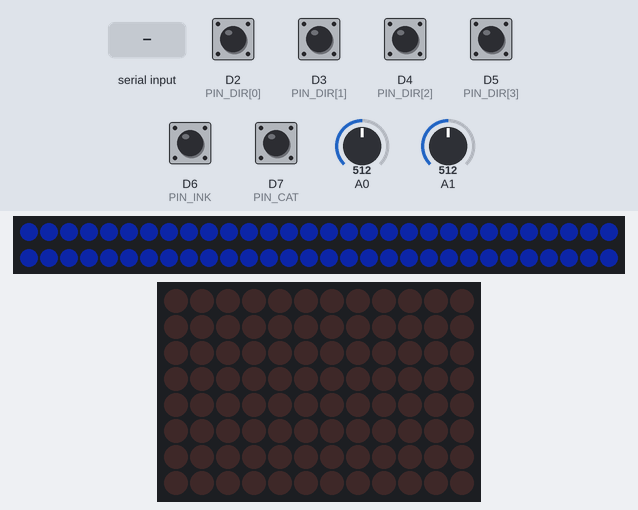
Bench run of a sketch on a simulated Arduino Uno R4 WiFi. On the bench: 60 RGB LEDs in strip order, left to right, continuing on the next row, 12×8 LED matrix. The inputs (shaded band) are chosen by the test bench; at power-on: D2 (PIN_DIR[0]), D3 (PIN_DIR[1]), D4 (PIN_DIR[2]), D5 (PIN_DIR[3]), D6 (PIN_INK), D7 (PIN_CAT) HIGH, A0 = 512, A1 = 512 (analog values on the 0–1023 scale). Dim RGB values are drawn brighter than linear; what the sketch prints to the serial monitor is not drawn.

Above: at 1.2 s.
1.3 s: "P\n" received over Serial
3.6 s: "C,1\n" received over Serial
At 3.8 s:
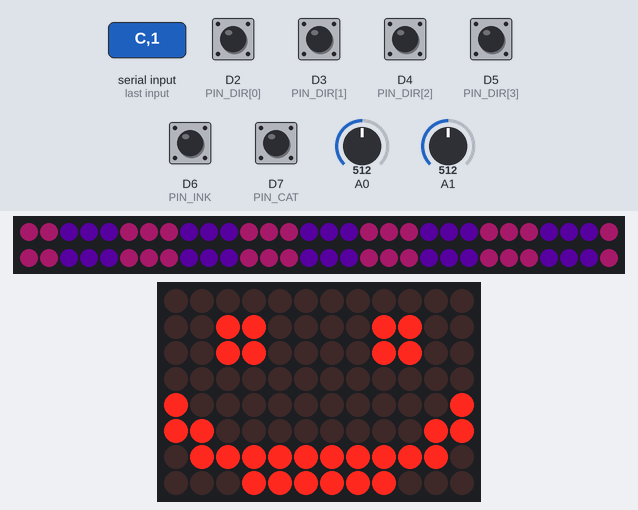
5.3 s: "F,g\n" received over Serial
At 5.48 s:
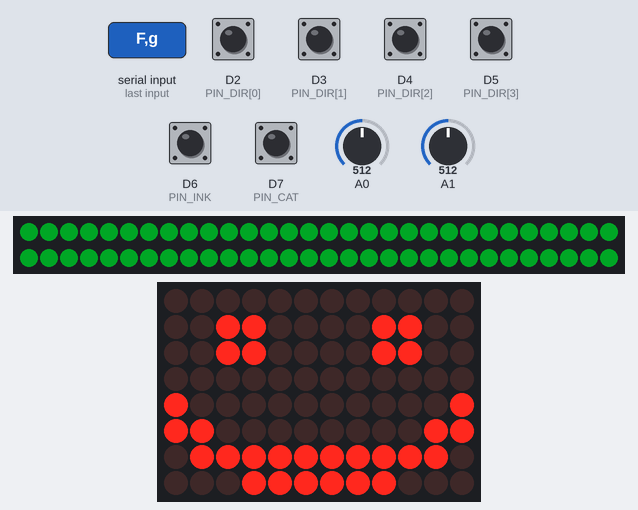
6.8 s: "F,r\n" received over Serial
At 6.98 s:
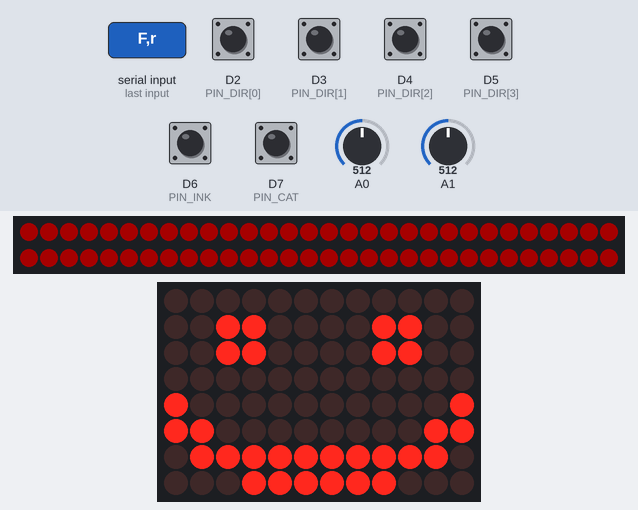
8.3 s: "C,0\n" received over Serial
At 8.9 s:
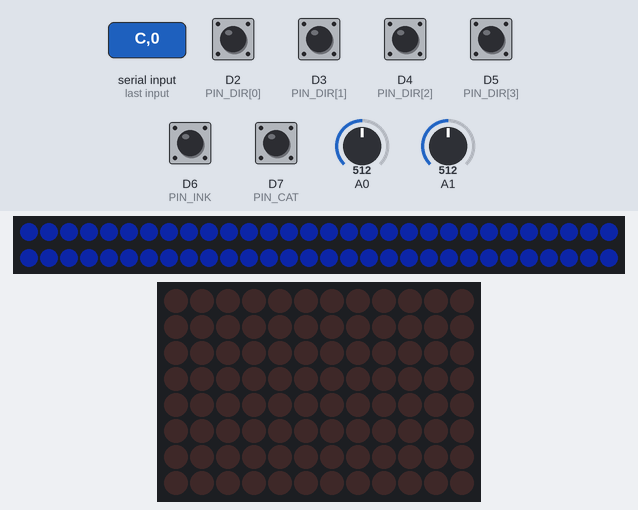
9.8 s: "F,g\n" received over Serial
At 9.99 s:
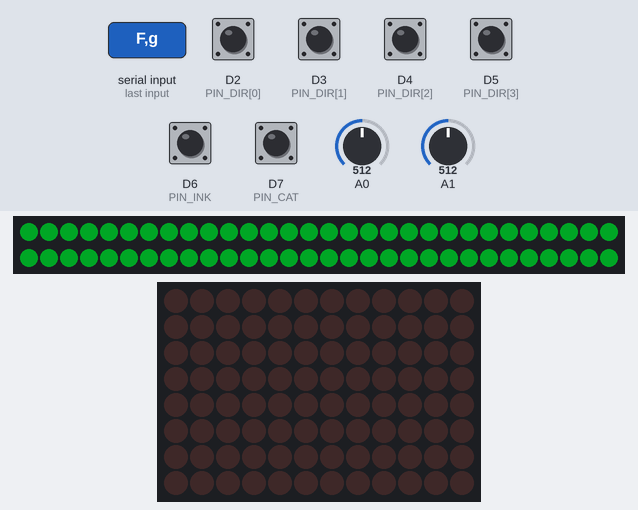
Timing chart, 0 to 12.6 s (numbered marks = the images above; inputs shaded):
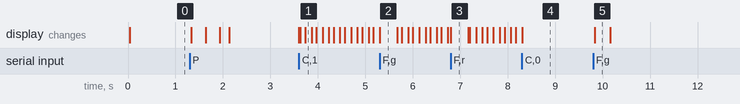

Measured:
- after the input at 3.6 s, the display: first changes at once (image 1 shows a later state)
- after the input at 8.3 s, the display: changes at once (image 4)

The sketch:

cabinet.ino
```cpp
// Kami cabinet — Arduino UNO R4 WiFi
// Wiring + protocol: docs/hardware.md
// Build profile: sketch.yaml; compile and native checks: scripts/checkHardware.sh.

#include <Adafruit_NeoPixel.h>
#include "Arduino_LED_Matrix.h"
#include "input.h"

const uint16_t N_PX = 60;               // only the first 60 px of the 300 px strip
const uint8_t PIN_DIR[4] = {2, 3, 4, 5};  // left, right, up, down  (LOW = pressed)
const uint8_t PIN_INK = 6, PIN_CAT = 7, PIN_STRIP = 8;
const float   ALPHA = 0.2f;             // knob smoothing: lower = smoother, laggier
const uint8_t STRIP_BRIGHTNESS = 40;    // power budget — see docs/hardware.md §4
const uint32_t FLASH_MS = 350;
const uint32_t STRIPE_STEP_MS = 120;
const uint8_t STRIPE_PERIOD = 6;
const uint32_t PULSE_MS = 800;
const int PULSE_LENGTH = 6;
const uint32_t SEND_EVERY_MS = 20;      // 50 Hz
const uint32_t SHOW_EVERY_MS = 33;      // 30 Hz

Adafruit_NeoPixel strip(N_PX, PIN_STRIP, NEO_GRB + NEO_KHZ800);
ArduinoLEDMatrix matrix;

uint8_t GRIN[8][12] = {
  {0,0,0,0,0,0,0,0,0,0,0,0},
  {0,0,1,1,0,0,0,0,1,1,0,0},
  {0,0,1,1,0,0,0,0,1,1,0,0},
  {0,0,0,0,0,0,0,0,0,0,0,0},
  {1,0,0,0,0,0,0,0,0,0,0,1},
  {1,1,0,0,0,0,0,0,0,0,1,1},
  {0,1,1,1,1,1,1,1,1,1,1,0},
  {0,0,0,1,1,1,1,1,1,0,0,0}
};
uint8_t BLANK[8][12] = {{0}};

float px = 0, py = 0;
int   inkPct = 100;
bool  catOn = false, catShown = false;
uint32_t pulseStart = 0, flashUntil = 0, flashColor = 0;
uint32_t lastSend = 0, lastShow = 0;
DebouncedButton directions[4], inkButton, catButton;
FeedbackLine feedbackLine;

void setup() {
  Serial.begin(115200);
  for (uint8_t i = 0; i < 4; i++) pinMode(PIN_DIR[i], INPUT_PULLUP);
  pinMode(PIN_INK, INPUT_PULLUP);
  pinMode(PIN_CAT, INPUT_PULLUP);
  analogReadResolution(12);
  px = analogRead(A0);
  py = analogRead(A1);
  strip.begin();
  strip.setBrightness(STRIP_BRIGHTNESS);
  strip.show();
  matrix.begin();
  matrix.renderBitmap(BLANK, 8, 12);
}

void handleLine(const char* line) {
  Feedback feedback;
  if (!parseFeedback(line, feedback)) return;
  switch (feedback.kind) {
    case FeedbackKind::Ink:
      inkPct = feedback.value;
      break;
    case FeedbackKind::Cat:
      catOn = feedback.value != 0;
      break;
    case FeedbackKind::Pulse:
      pulseStart = millis();
      break;
    case FeedbackKind::Flash:
      flashColor = feedback.value ? strip.Color(0, 255, 60) : strip.Color(255, 0, 0);
      flashUntil = millis() + FLASH_MS;
      break;
  }
}

void readSerial() {
  while (Serial.available()) {
    if (feedbackLine.push(Serial.read())) handleLine(feedbackLine.text());
  }
}

void render(uint32_t now) {
  if (now < flashUntil) {
    strip.fill(flashColor);
  } else if (catOn) {                   // Cheshire stripes, crawling
    uint8_t phase = (now / STRIPE_STEP_MS) % STRIPE_PERIOD;
    for (uint16_t i = 0; i < N_PX; i++)
      strip.setPixelColor(i, ((i + phase) % STRIPE_PERIOD < STRIPE_PERIOD / 2) ? strip.Color(255, 40, 160) : strip.Color(110, 0, 200));
  } else {                              // ink meter
    uint16_t lit = (uint32_t)N_PX * inkPct / 100;
    for (uint16_t i = 0; i < N_PX; i++)
      strip.setPixelColor(i, i < lit ? strip.Color(20, 60, 255) : 0);
  }
  if (pulseStart && now - pulseStart < PULSE_MS) {      // fall pulse: white blob runs the strip
    int head = (int)((now - pulseStart) * N_PX / PULSE_MS);
    for (int k = 0; k < PULSE_LENGTH; k++) if (head - k >= 0 && head - k < N_PX) strip.setPixelColor(head - k, strip.Color(255, 255, 255));
  } else pulseStart = 0;
  strip.show();

  if (catOn != catShown) {
    if (catOn) matrix.renderBitmap(GRIN, 8, 12); else matrix.renderBitmap(BLANK, 8, 12);
    catShown = catOn;
  }
}

void loop() {
  readSerial();
  uint32_t now = millis();

  px += ALPHA * (analogRead(A0) - px);
  py += ALPHA * (analogRead(A1) - py);

  uint8_t dir = 0;
  for (uint8_t i = 0; i < 4; i++)
    if (directions[i].sample(digitalRead(PIN_DIR[i]) == LOW, now)) dir |= (1 << i);
  const bool inkHeld = inkButton.sample(digitalRead(PIN_INK) == LOW, now);
  const bool catHeld = catButton.sample(digitalRead(PIN_CAT) == LOW, now);

  if (now - lastSend >= SEND_EVERY_MS) {
    lastSend = now;
    Serial.print("S,");  Serial.print(dir);
    Serial.print(',');   Serial.print(inkHeld ? 1 : 0);
    Serial.print(',');   Serial.print(catHeld ? 1 : 0);
    Serial.print(',');   Serial.print((int)px);
    Serial.print(',');   Serial.println((int)py);
  }

  if (now - lastShow >= SHOW_EVERY_MS) {  // show() right after draining serial to minimise dropped bytes
    lastShow = now;
    readSerial();
    render(now);
  }
  delay(1);
}
```

input.h
```cpp
#pragma once

#include <stddef.h>
#include <stdint.h>
#include <string.h>

#include <DebouncedButton.h>

class FeedbackLine {
 public:
  bool push(char character) {
    if (character == '\r' || character == '\n') {
      const bool ready = !discarding_ && length_ > 0;
      text_[length_] = '\0';
      length_ = 0;
      discarding_ = false;
      return ready;
    }
    if (!discarding_) {
      if (character == '\0' || length_ == sizeof(text_) - 1) {
        discarding_ = true;
        length_ = 0;
      } else {
        text_[length_++] = character;
      }
    }
    return false;
  }

  const char* text() const { return text_; }

 private:
  char text_[24] = {};
  size_t length_ = 0;
  bool discarding_ = false;
};

enum class FeedbackKind { Ink, Cat, Pulse, Flash };

struct Feedback {
  FeedbackKind kind;
  uint8_t value;
};

inline bool parseFeedback(const char* text, Feedback& result) {
  if (strcmp(text, "P") == 0) {
    result = {FeedbackKind::Pulse, 0};
  } else if (strcmp(text, "C,0") == 0 || strcmp(text, "C,1") == 0) {
    result = {FeedbackKind::Cat, static_cast<uint8_t>(text[2] - '0')};
  } else if (strcmp(text, "F,g") == 0 || strcmp(text, "F,r") == 0) {
    result = {FeedbackKind::Flash, static_cast<uint8_t>(text[2] == 'g')};
  } else if (strncmp(text, "I,", 2) == 0) {
    const size_t length = strlen(text);
    if (length < 3 || length > 5) return false;
    unsigned int value = 0;
    for (size_t i = 2; i < length; ++i) {
      if (text[i] < '0' || text[i] > '9') return false;
      value = value * 10 + (text[i] - '0');
    }
    if (value > 100) return false;
    result = {FeedbackKind::Ink, static_cast<uint8_t>(value)};
  } else {
    return false;
  }
  return true;
}
```
